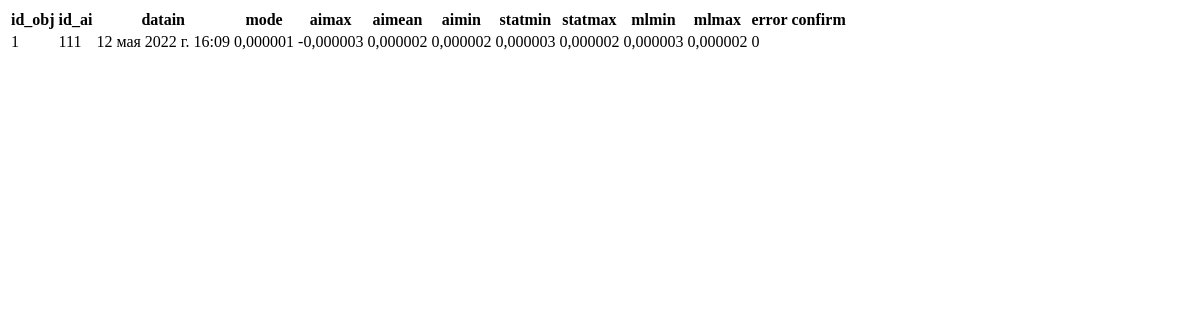
Page /table/ on the earlier database version.
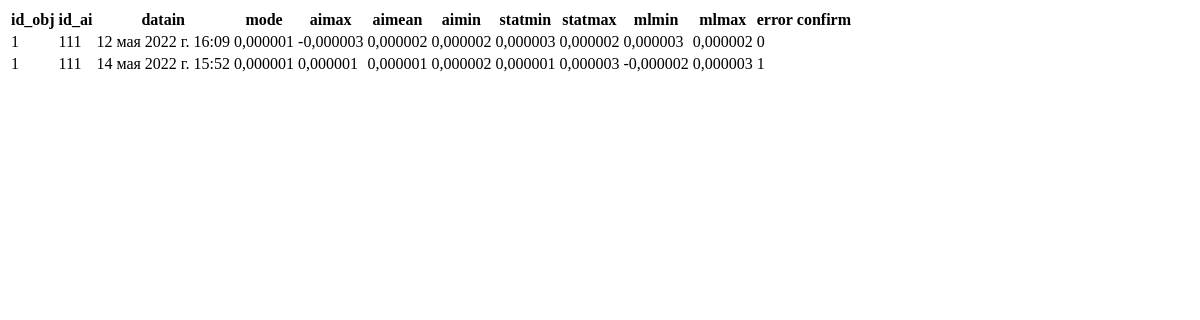
Same page on the later database version.
### tables/models.py (models this page shows, shortened)
class Obj1Ai(models.Model):
    id_obj = models.ForeignKey(Objects, on_delete=models.CASCADE)
    id_ai = models.ForeignKey(Sensor, on_delete=models.CASCADE)
    datain = models.DateTimeField()
    mode = models.DecimalField(max_digits=9, decimal_places=6, null=True)
    aimax = models.DecimalField(max_digits=9, decimal_places=6, null=True)
    aimean = models.DecimalField(max_digits=9, decimal_places=6, null=True)
    aimin = models.DecimalField(max_digits=9, decimal_places=6, null=True)
    statmin = models.DecimalField(max_digits=9, decimal_places=6, null=True)
    statmax = models.DecimalField(max_digits=9, decimal_places=6, null=True)
    mlmin = models.DecimalField(max_digits=9, decimal_places=6, null=True)
    mlmax = models.DecimalField(max_digits=9, decimal_places=6, null=True)
    err = models.CharField(max_length=7, choices=(
            ('0', 'Система в норме'),
            ('1', 'Аварийная нижняя граница'),
            ('2', 'Предупредительная нижняя граница'),
            ('3', 'Предупредительная верхняя граница'),
            ('4', 'Аварийная верхняя граница'),)
    )
    sts = models.CharField(max_length=7, choices=(
           ('0', 'Система в норме'),
           ('1', 'Не подтвержден'),
           ('2', 'Подтвержден'))
    )
    dataout = models.DateTimeField()
    datacheck = models.DateTimeField()
    cmnt = models.CharField(max_length=50)

### tables/views.py (the view)
# urls.py: path('table/', table, name='table'),
def table(request):
    model = Obj1Ai
    data = model.objects.all()[:20]
    return render(request, 'tables/table.html', {'data': data})

### templates/tables/table.html (shortened to what this page needs)
<!DOCTYPE html>
<html lang="en">
<head>
</head>
<body>
     <table class="table table-hover table-dark">
         <thead>
             <tr>
                 <th>id_obj</th>
                 <th>id_ai</th>
                 <th>datain</th>
                 <th>mode</th>
                 <th>aimax</th>
                 <th>aimean</th>
                 <th>aimin</th>
                 <th>statmin</th>
                 <th>statmax</th>
                 <th>mlmin</th>
                 <th>mlmax</th>
                 <th>error</th>
                 <th>confirm</th>
             </tr>
         </thead>
         <tbody>
             {% for i in data %}
             <tr>
                 <td>{{ i.id_obj_id }} </td>
                 <td>{{ i.id_ai_id }}</td>
                 <td>{{ i.datain }}</td>
                 <td>{{ i.mode }}</td>
                 <td>{{ i.aimax }}</td>
                 <td>{{ i.aimean }}</td>
                 <td>{{ i.aimin }}</td>
                 <td>{{ i.statmin }}</td>
                 <td>{{ i.statmax }}</td>
                 <td>{{ i.mlmin }}</td>
                 <td>{{ i.mlmax }}</td>
                 <td>{{ i.err }}</td>
                 <td><a href="#confirm"></a></td>
             </tr>
             {% endfor %}
         </tbody>
     </table>
</body>
</html>

Differences in the rows shown:
added Obj1Ai: id_obj_id "1", id_ai_id "111", datain "14 мая 2022 г. 15:52", mode "0,000001", aimax "0,000001", aimean "0,000001", aimin "0,000002", statmin "0,000001", statmax "0,000003", mlmin "-0,000002", mlmax "0,000003", err "1"
